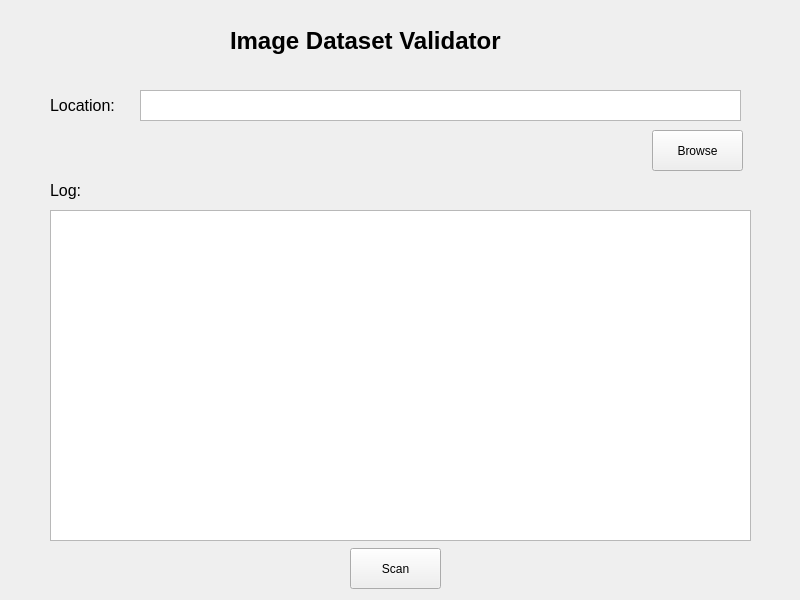
<?xml version="1.0" encoding="UTF-8"?>
<ui version="4.0">
 <class>Widget</class>
 <widget class="QWidget" name="Widget">
  <property name="geometry">
   <rect>
    <x>0</x>
    <y>0</y>
    <width>800</width>
    <height>600</height>
   </rect>
  </property>
  <property name="windowTitle">
   <string>Image Dataset Validator</string>
  </property>
  <widget class="QLabel" name="label">
   <property name="geometry">
    <rect>
     <x>230</x>
     <y>0</y>
     <width>351</width>
     <height>81</height>
    </rect>
   </property>
   <property name="font">
    <font>
     <pointsize>18</pointsize>
     <bold>true</bold>
    </font>
   </property>
   <property name="text">
    <string>Image Dataset Validator</string>
   </property>
  </widget>
  <widget class="QTextEdit" name="txtLocation">
   <property name="geometry">
    <rect>
     <x>140</x>
     <y>90</y>
     <width>601</width>
     <height>31</height>
    </rect>
   </property>
  </widget>
  <widget class="QPushButton" name="btnScan">
   <property name="geometry">
    <rect>
     <x>350</x>
     <y>548</y>
     <width>91</width>
     <height>41</height>
    </rect>
   </property>
   <property name="text">
    <string>Scan</string>
   </property>
  </widget>
  <widget class="QListWidget" name="lstLog">
   <property name="geometry">
    <rect>
     <x>50</x>
     <y>210</y>
     <width>701</width>
     <height>331</height>
    </rect>
   </property>
  </widget>
  <widget class="QLabel" name="label_2">
   <property name="geometry">
    <rect>
     <x>50</x>
     <y>170</y>
     <width>63</width>
     <height>41</height>
    </rect>
   </property>
   <property name="font">
    <font>
     <pointsize>12</pointsize>
    </font>
   </property>
   <property name="text">
    <string>Log:</string>
   </property>
  </widget>
  <widget class="QLabel" name="label_3">
   <property name="geometry">
    <rect>
     <x>50</x>
     <y>90</y>
     <width>91</width>
     <height>31</height>
    </rect>
   </property>
   <property name="font">
    <font>
     <pointsize>12</pointsize>
    </font>
   </property>
   <property name="text">
    <string>Location: </string>
   </property>
  </widget>
  <widget class="QPushButton" name="btnBrowse">
   <property name="geometry">
    <rect>
     <x>652</x>
     <y>130</y>
     <width>91</width>
     <height>41</height>
    </rect>
   </property>
   <property name="text">
    <string>Browse</string>
   </property>
  </widget>
 </widget>
 <resources/>
 <connections/>
</ui>
